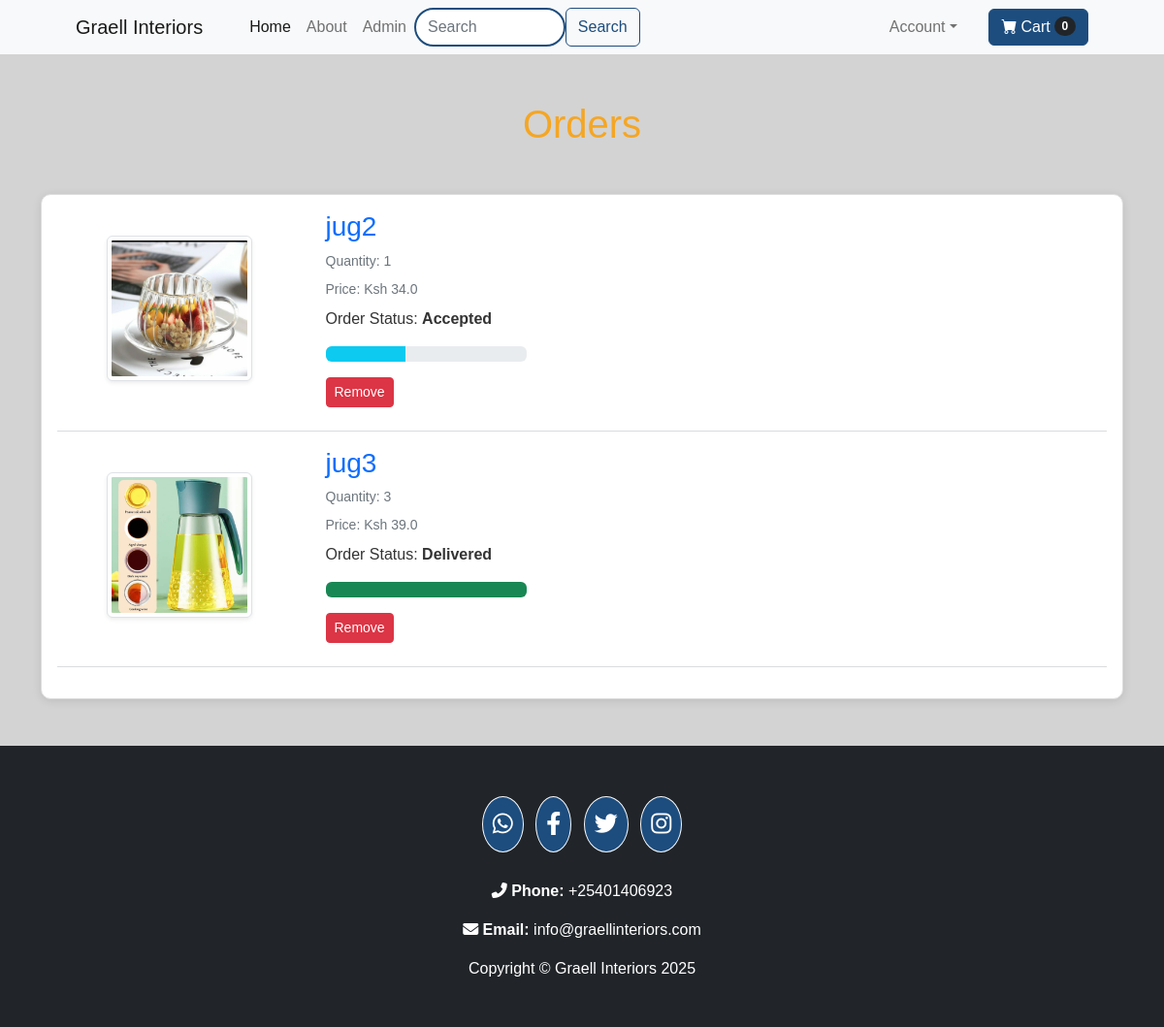
/orders (signed in), run on the app's committed database.
### website/models.py (models this page shows, shortened)
class Order(db.Model):
    id = db.Column(db.Integer, primary_key=True)
    quantity = db.Column(db.Integer, nullable=False)
    price = db.Column(db.Float, nullable=False)
    status = db.Column(db.String(100), nullable=False)
    payment_id = db.Column(db.String(1000), nullable=False)
    customer_link = db.Column(db.Integer, db.ForeignKey('customer.id'), nullable=False)
    product_link = db.Column(db.Integer, db.ForeignKey('product.id'), nullable=False)

class Product(db.Model):
    id = db.Column(db.Integer, primary_key=True)
    product_name = db.Column(db.String(100), nullable=False)
    current_price = db.Column(db.Float, nullable=False)
    previous_price = db.Column(db.Float, nullable=False)
    in_stock = db.Column(db.Integer, nullable=False)
    product_picture = db.Column(db.String(1000), nullable=False)
    flash_sale = db.Column(db.Boolean, default=False)
    date_added = db.Column(db.DateTime, default=datetime.utcnow)
    carts = db.relationship('Cart', backref=db.backref('product', lazy=True))
    orders = db.relationship('Order', backref=db.backref('product', lazy=True))

### website/views.py (the view)
@views.route('/orders')
@login_required
def order():
    orders = Order.query.filter_by(customer_link=current_user.id).all()
    return render_template('orders.html', orders=orders)

### website/__init__.py (called while the page is built)
def create_app():
    app = Flask(__name__)
    app.config['SECRET_KEY'] = 'SKSKSKSKKS'
    app.config['SQLALCHEMY_DATABASE_URI'] = f'sqlite:///{DB_NAME}'
    db.init_app(app)  # <-- Correct indentation
    from .views import views
    from .auth import auth
    from .admin import admin
    from .models import Customer, Cart, Product, Order
    @app.errorhandler(404)
    def page_not_found(error):
        return render_template('404.html')
    login_manager = LoginManager()
    login_manager.init_app(app)
    login_manager.login_view = 'auth.login'
    @login_manager.user_loader
    def load_user(id):
        return Customer.query.get(int(id))
    app.register_blueprint(views, url_prefix='/')
    app.register_blueprint(auth, url_prefix='/')
    app.register_blueprint(admin, url_prefix='/')
    with app.app_context():
        create_database()  # <-- Correct indentation
    return app

### website/templates/orders.html (shortened to what this page needs)
{% extends 'base.html' %}
{% block content %}
<div class="container my-5">
    <div class="row">
        {% if orders %}
        <h1 class="text-center mb-5" style="color: #f5a623;">Orders</h1>
        <div class="col-sm-13">
            <div class="card">
                <div class="card-body">
                    {% for item in orders %}
                    <div class="row mb-4">
                        <div class="col-sm-3 text-center align-self-center">
                            <img src="{{ item.product.product_picture }}" alt="Product Image" class="img-fluid img-thumbnail shadow-sm" height="150px" width="150px">
                        </div>
                        <div class="col-sm-7">
                            <h3 class="text-primary">{{ item.product.product_name }}</h3>
                            <p class="mb-2 text-muted small">Quantity: {{ item.quantity }}</p>
                            <p class="mb-2 text-muted small">Price: Ksh {{ item.price }}</p>
                            <div class="col-sm-4">
                                <p>Order Status: <strong>{{ item.status }}</strong></p>
                                {% if item.status == 'Pending' %}
                                <div class="progress">
                                    <div class="progress-bar" role="progressbar" style="width: 20%;"  aria-valuenow="20" aria-valuemin="0" aria-valuemax="100"></div>
                                </div>
                                {% elif item.status == 'Accepted' %}
                                <div class="progress">
                                    <div class="progress-bar bg-info" role="progressbar" style="width: 40%;"  aria-valuenow="40" aria-valuemin="0" aria-valuemax="100"></div>
                                </div>
                                {% elif item.status == 'Out for delivery' %}
                                <div class="progress">
                                    <div class="progress-bar bg-warning" role="progressbar" style="width: 70%;"  aria-valuenow="70" aria-valuemin="0" aria-valuemax="100"></div>
                                </div>
                                {% elif item.status == 'Delivered' %}
                                <div class="progress">
                                    <div class="progress-bar bg-success" role="progressbar" style="width: 100%;"  aria-valuenow="100" aria-valuemin="0" aria-valuemax="100"></div>
                                </div>
                                {% elif item.status == 'Canceled' %}
                                <div class="progress">
                                    <div class="progress-bar bg-danger" role="progressbar" style="width: 100%;"  aria-valuenow="100" aria-valuemin="0" aria-valuemax="100"></div>
                                </div>
                                {% endif %}
                            </div>
                            <div class="d-flex justify-content-between mt-3">
                                 <a href="{{ url_for('views.remove_order', order_id=item.id) }}" class="btn btn-sm btn-danger">Remove</a>
                            </div>
                        </div>
                    </div>
                    <hr class="text-muted">
                    {% endfor %}
                </div>
            </div>
        </div>
        {% else %}
        <h1 class="text-center mb-5" style="color: #f5a623;">You have no Orders</h1>
        {% endif %}
    </div>
</div>
{% endblock %}

### website/templates/base.html (style rules this page uses)
body, .form-label, .card-body { color: #333333; }
.card { border: 1px solid #ddd; border-radius: 10px; box-shadow: 0 2px 10px rgba(0, 0, 0, 0.1); transition: transform 0.3s ease; }
.card-body .text-muted { color: #6c757d; }
.card-body .text-primary { color: #1d4d7e; }
body { background-color: lightgrey; font-family: 'Ubuntu', sans-serif; }

### data on the page
Order: product.product_picture (picture), product.product_name "jug2", quantity "1", price "34.0", status "Accepted"
Order: product.product_picture (picture), product.product_name "jug3", quantity "3", price "39.0", status "Delivered"

### other printed values
{{ cart | length if cart | length > 0 else 0 }} "0"
